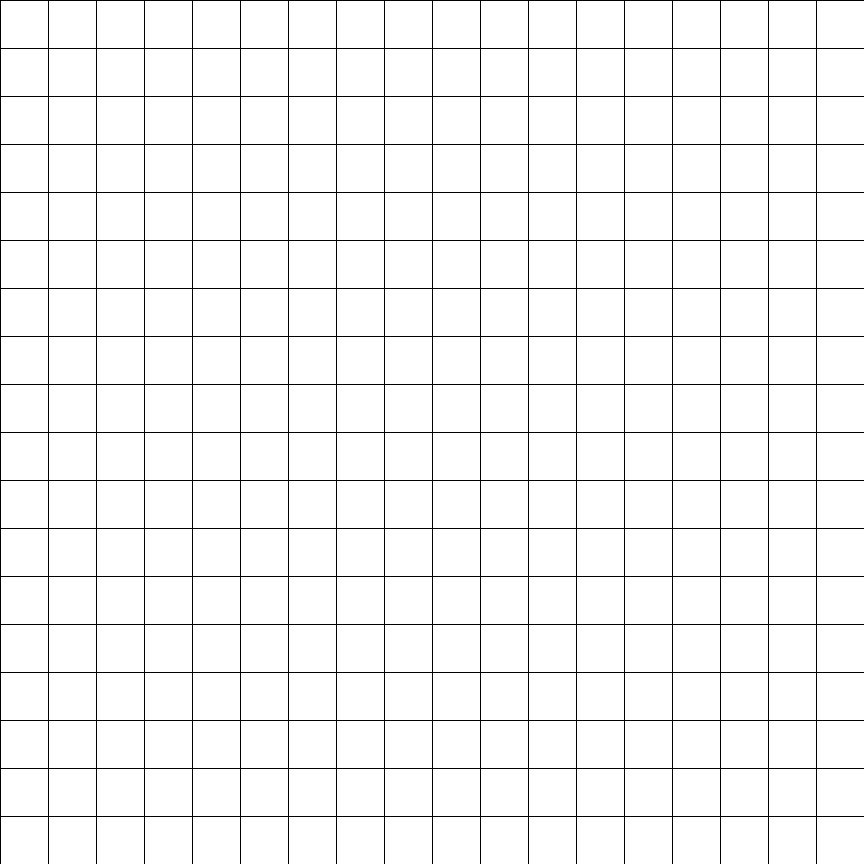
Frame 1 (no input)
Frame 60 (the mouse pressed at the canvas centre just before this capture): identical to frame 1, image omitted
Frame 120 (the mouse held since frame 60 and released just before this capture): identical to frame 1, image omitted

The Processing sketch that drew this single still picture (run headless with seeded random() and noise(); from frame 60 on, the mouse is pressed at the canvas centre):

// Processing sketch: processing_124012
// ── processing_124012.pde

// size and number of knot squares
int s = 48;
int w = 18;
int h = 18;
Knot[][] grid;

void setup() {
  //size(w*s, h*s); Apparently JavaScript can't handle variables in size()...
  size(864, 864);

    // initialize grid of knots
  grid = new Knot[w][h];
  for (int i = 0; i < w; i++) {
    for (int j = 0; j < h; j++) {
      grid[i][j] = new Knot();
      grid[i][j].display(s*i, s*j, s);
    }
  }
}

void draw() {
}

void mousePressed() {
  int x, y, i, j;

  x = mouseX;
  y = mouseY;
  i = round(1.*x/s);
  j = round(1.*y/s);
  // if mouse is closer to a horizontal connection
  if (abs(x - i*s) < abs(y - j*s)) {
    //j = y/s; Apparently JavaScript can't handle integer division either...
    j = floor(y/s);
    // out-of-bounds catch
    if (i > 0) {
      // update left knot square
      grid[i-1][j].bump(1);
      grid[i-1][j].display(s*(i-1), s*j, s);
    }
    if (i < w) {
      // update right knot square
      grid[i][j].bump(3);
      grid[i][j].display(s*i, s*j, s);
    }
  }
  // if mouse is closer to a vertical connection
  else {
    //i = x/s;
    i = floor(x/s);
    // out-of-bounds catch
    if (j > 0) {
      // update top knot square
      grid[i][j-1].bump(2);
      grid[i][j-1].display(s*i, s*(j-1), s);
    }
    if (j < h) {
      // update bottom knot square
      grid[i][j].bump(0);
      grid[i][j].display(s*i, s*j, s);
    }
  }
}

class Knot {
  int[] sides = new int[4];

  // initialize knot square with solid boundaries
  Knot() {
    for (int i = 0; i < 4; i++) {
      sides[i] = 0;
    }
  }

  // initialize knot square with specified boundaries
  Knot(int up, int right, int down, int left) {
    sides[0] = up;
    sides[1] = right;
    sides[2] = down;
    sides[3] = left;
  }

  // toggle the type of connector on one side of knot square
  void bump(int side) {
    sides[side] = (sides[side] + 1) % 3;
  }

  // update the visual display of knot square
  void display(int l, int t, int s) {
    // set coordinates of knot square
    pushMatrix();
    translate(l, t);

    // add white square background for visibility
    fill(255);
    stroke(1);
    rect(0, 0, s, s);
    fill(0);
    noStroke();

    // draw blank square (four solid sides)
    if (sides[0] + sides[1] + sides[2] + sides[3] == 0) {
    }
    // draw special case (one straight connection)
    else if (sides[0] + sides[1] + sides[2] + sides[3] == 1) {
      // check which side is a connection and rotate accordingly
      if (sides[1] == 1) {
        translate(s, 0);
        rotate(PI/2);
      }
      else if (sides[2] == 1) {
        translate(s, s);
        rotate(PI);
      }
      else if (sides[3] == 1) {
        translate(0, s);
        rotate(PI*3/2);
      }
      dispOneStraight(s);
    }
    // draw special case (four straight connections)
    else if (sides[0] == 1 && sides[1] == 1 && sides[2] == 1 && sides[3] == 1) {
      for (int i = 0; i < 4; i++) {
        // draw one quarter and rotate
        dispFourStraight(s);
        translate(s, 0);
        rotate(PI/2);
      }
    }
    // draw standard knot square
    else {
      for (int i = 0; i < 4; i++) {
        // draw one quarter and rotate
        dispQuart(i, s);
        translate(s, 0);
        rotate(PI/2);
      }
    }

    // reset coordinates
    popMatrix();
  }

  // draws knot square with one straight connection
  void dispOneStraight(int s) {
    float x = s/3*(1-1/sqrt(2));
    beginShape();
    vertex(x, 0);
    vertex(s/3, 0);
    vertex(s/3, s/3);
    vertex(s/2, s/2);
    vertex(s*2/3, s/3);
    vertex(s*2/3, 0);
    vertex(s-x, 0);
    vertex(s-x, s/2);
    vertex(s/2, s*5/6);
    vertex(x, s/2);
    endShape(CLOSE);
  }

  // draws one fourth of knot square with four straight connections
  void dispFourStraight(int s) {
    float x = s/3*(1-1/sqrt(2));
    float y = s/15;
    beginShape();
    vertex(s/3+y, x);
    vertex(s, x);
    vertex(s, s/3);
    vertex(s/3+y, s/3);
    endShape(CLOSE);
    beginShape();
    vertex(s*2/3, 0);
    vertex(s-x, 0);
    vertex(s-x, x-y);
    vertex(s*2/3, x-y);
    endShape(CLOSE);
  }

  // draws one fourth of knot square
  void dispQuart(int quart, int s) {
    float x = s/3*(1-1/sqrt(2));
    float y = s/(15*sqrt(2));

    // draws upper and upper-right ninths of the knot square
    // secondary side is clockwise from primary side

    // primary side is a solid boundary
    if (sides[quart] == 0) {
      // secondary side is a solid boundary
      if (sides[(quart+1)%4] ==0) {
        beginShape();
        vertex(s/3, x);
        vertex(s-x, x);
        vertex(s-x, s/3);
        vertex(s/3, s/3);
        endShape(CLOSE);
      }
      // secondary side is a straight connection
      else if (sides[(quart+1)%4] == 1) {
        beginShape();
        vertex(s/3, x);
        vertex(s, x);
        vertex(s, s/3);
        vertex(s/3, s/3);
        endShape(CLOSE);
      } 
      // secondary side is a crossed connection
      else {
        beginShape();
        vertex(s/3, x);
        vertex(s*2/3+x, x);
        vertex(s, s/3);
        vertex(s/3, s/3);
        endShape(CLOSE);
      }
    } 

    // primary side is a stright connection
    else if (sides[quart] == 1) {
      // secondary side is a solid boundary
      if (sides[(quart+1)%4] == 0) {
        beginShape();
        vertex(s*2/3, 0);
        vertex(s-x, 0);
        vertex(s-x, s/3);
        vertex(s*2/3, s/3);
        endShape(CLOSE);
      } 
      // secondary side is a straight connection
      else if (sides[(quart+1)%4] == 1) {
        beginShape();
        vertex(s*2/3, 0);
        vertex(s-x, 0);
        vertex(s-x, x);
        vertex(s, x);
        vertex(s, s/3);
        vertex(s*2/3, s/3);
        endShape(CLOSE);
      } 
      // secondary side is a crossed connection
      else {
        beginShape();
        vertex(s*2/3, 0);
        vertex(s-x, 0);
        vertex(s-x, s/3-x);
        vertex(s, s/3);
        vertex(s*2/3, s/3);
        endShape(CLOSE);
      }
    }

    // primary side is a crossed connection
    else {
      beginShape();
      vertex(s/3, 0);
      vertex(s*2/3, 0);
      vertex(s/3, s/3);
      endShape(CLOSE);
      // secondary side is a solid boundary
      if (sides[(quart+1)%4] == 0) {
        beginShape();
        vertex(s*2/3+y, y);
        vertex(s-x, s/3-x);
        vertex(s-x, s/3);
        vertex(s*2/3, s/3);
        vertex(s/2+y, s/6+y);
        endShape(CLOSE);
      }
      // secondary side is a straight connection
      else if (sides[(quart+1)%4] == 1) {
        beginShape();
        vertex(s*2/3+y, y);
        vertex(s*2/3+x, x);
        vertex(s, x);
        vertex(s, s/3);
        vertex(s*2/3, s/3);
        vertex(s/2+y, s/6+y);
        endShape(CLOSE);
      }
      // secondary side is a crossed connection
      else {
        beginShape();
        vertex(s*2/3+y, y);
        vertex(s, s/3);
        vertex(s*2/3, s/3);
        vertex(s/2+y, s/6+y);
        endShape(CLOSE);
      }
    }
  }
}
